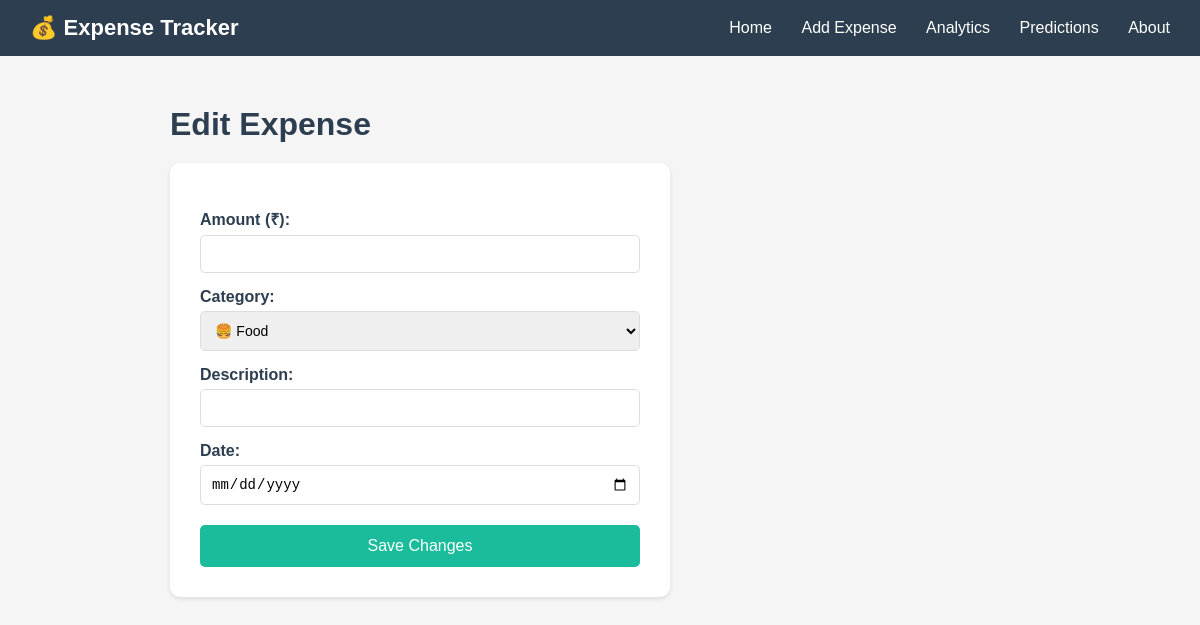
Page /edit/13 on the earlier database version.
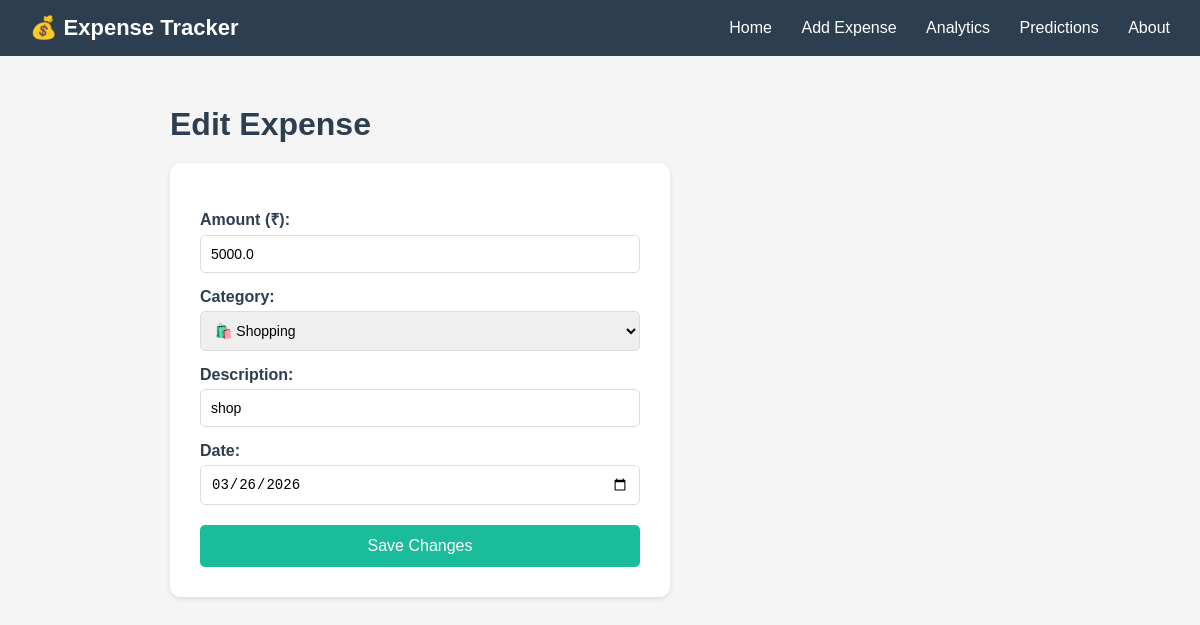
Same page on the later database version.
### tables this page shows
CREATE TABLE expenses(
            id INTEGER PRIMARY KEY AUTOINCREMENT,
            amount REAL NOT NULL,
            category TEXT NOT NULL,
            description TEXT,
            date TEXT NOT NULL
        );

### app.py (the view, shortened to what this page needs)
@app.route('/edit/<int:id>', methods=['GET', 'POST'])
def edit(id):
    conn = get_db_connection()
    expense = conn.execute(
        'SELECT * FROM expenses WHERE id = ?', (id,)
    ).fetchone()
    conn.close()
    return render_template('edit.html', expense = expense)

### app.py (called while the page is built)
def get_db_connection():
    conn = sqlite3.connect('expenses.db')
    conn.row_factory = sqlite3.Row
    return conn

### templates/edit.html (shortened to what this page needs)
{% extends 'base.html' %}
{% block content %}
    <h1>Edit Expense</h1>
    <form method="POST" action="/edit/{{ expense['id'] }}">
        <label for="amount">Amount (₹):</label>
        <input type="number" id="amount" name="amount"
               value="{{ expense['amount'] }}" required>
        <label for="category">Category:</label>
        <select id="category" name="category" required>
            <option value="Food" {% if expense['category'] == 'Food' %}selected{% endif %}>🍔 Food</option>
            <option value="Shopping" {% if expense['category'] == 'Shopping' %}selected{% endif %}>🛍️ Shopping</option>
        </select>
        <label for="description">Description:</label>
        <input type="text" id="description" name="description"
               value="{{ expense['description'] }}" >
        <label for="date">Date:</label>
        <input type="date" id="date" name="date"
               value="{{ expense['date'] }}" required>
        <button type="submit">Save Changes</button>
    </form>
{% endblock %}

Differences in the rows shown:
added expenses: amount "5000.0", category "🛍️ Shopping", description "shop", date "03/26/2026"
Other differences:
form field category: "🍔 Food" → (not shown)
